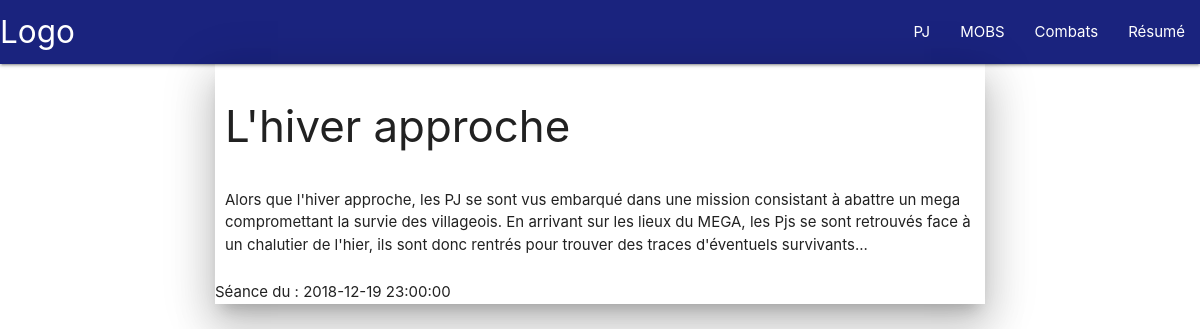
Screenshot of /index.php/welcome/affiche_resume with the database file from the repository.
### tables this page shows
CREATE TABLE IF NOT EXISTS `t_resume` (
  `resume_id` int(11) NOT NULL AUTO_INCREMENT,
  `nom_resume` varchar(60) NOT NULL,
  `text_resume` text NOT NULL,
  `date_resume` timestamp NOT NULL,
  PRIMARY KEY (`resume_id`)
);

### application/controllers/Welcome.php (called while the page is built, shortened)
<?php
class Welcome extends CI_Controller {
	public function affiche_resume()
	{
		$this->load->view('templates/header');
		$this->load->view('templates/nav');
		$this->load->view('view_affiche_resume');
		$this->load->view('templates/footer');
	}
}

### index.php (called while the page is built, shortened)
<?php
require_once BASEPATH.'core/CodeIgniter.php';

### application/views/view_affiche_resume.php (the view)
<?php
$this->db->select('*');
$query_resume = $this->db->get('t_resume');
 ?>
<section class="flex container">
  <?php foreach ($query_resume->result() as $row)
  { ?>
  <div class="z-depth-5" style="width:100%">
    <h3 class="p-10"><?php echo $row->nom_resume ?></h3>
    <p class="p-10"><?php echo $row->text_resume ?></p>
    <span class="left-align w-100">Séance du : <?php echo $row->date_resume ?></span>
  </div>
<?php } ?>
</section>

### assets/css/style.css (style rules this page uses)
.flex { display: flex; justify-content: space-around; }
div { border: 5px; }
.p-10 { padding: 10px; }
.w-100 { width: 100%; }

### rows the page displays
t_resume: nom_resume "L'hiver approche", text_resume "Alors que l'hiver approche, les PJ se sont vus embarqué dans une mission consistant à abattre un mega compromettant la survie des villageois. En arrivant sur les lieux du MEGA, les Pjs se sont retrouvés face à un chalutier de l'hier, ils sont donc rentrés pour trouver des traces d'éventuels survivants...", date_resume "2018-12-19 23:00:00"
